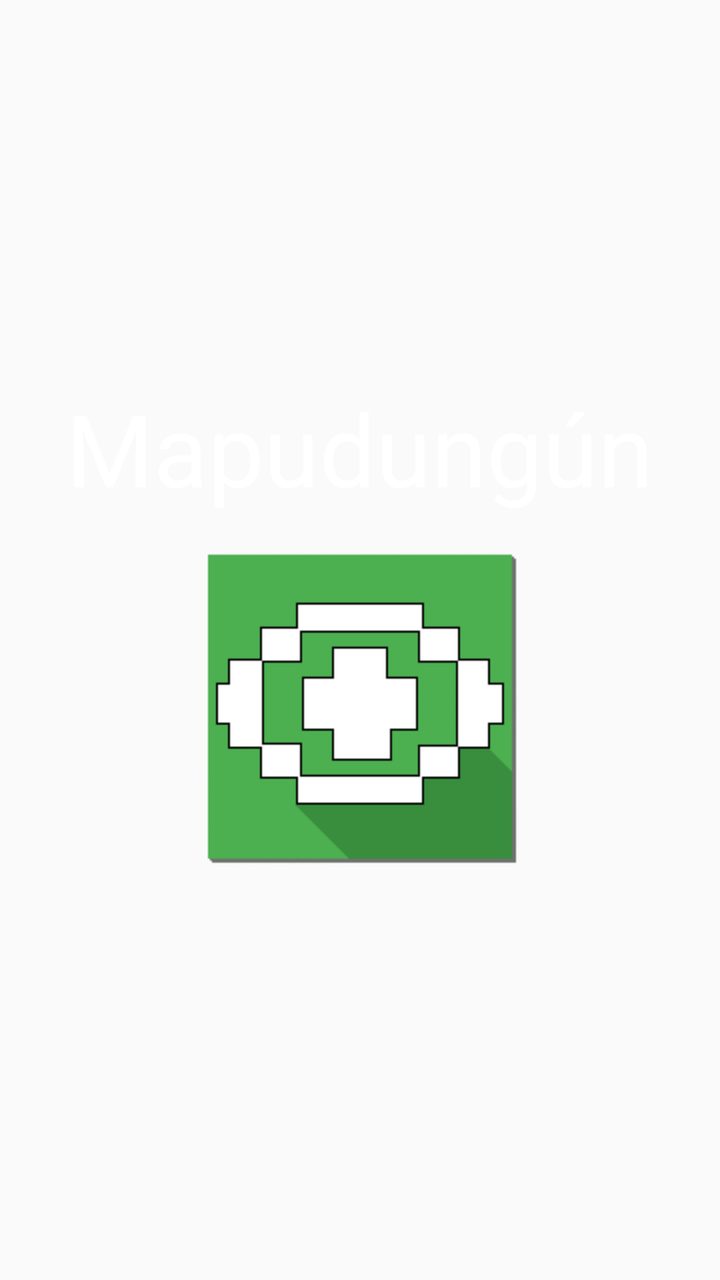
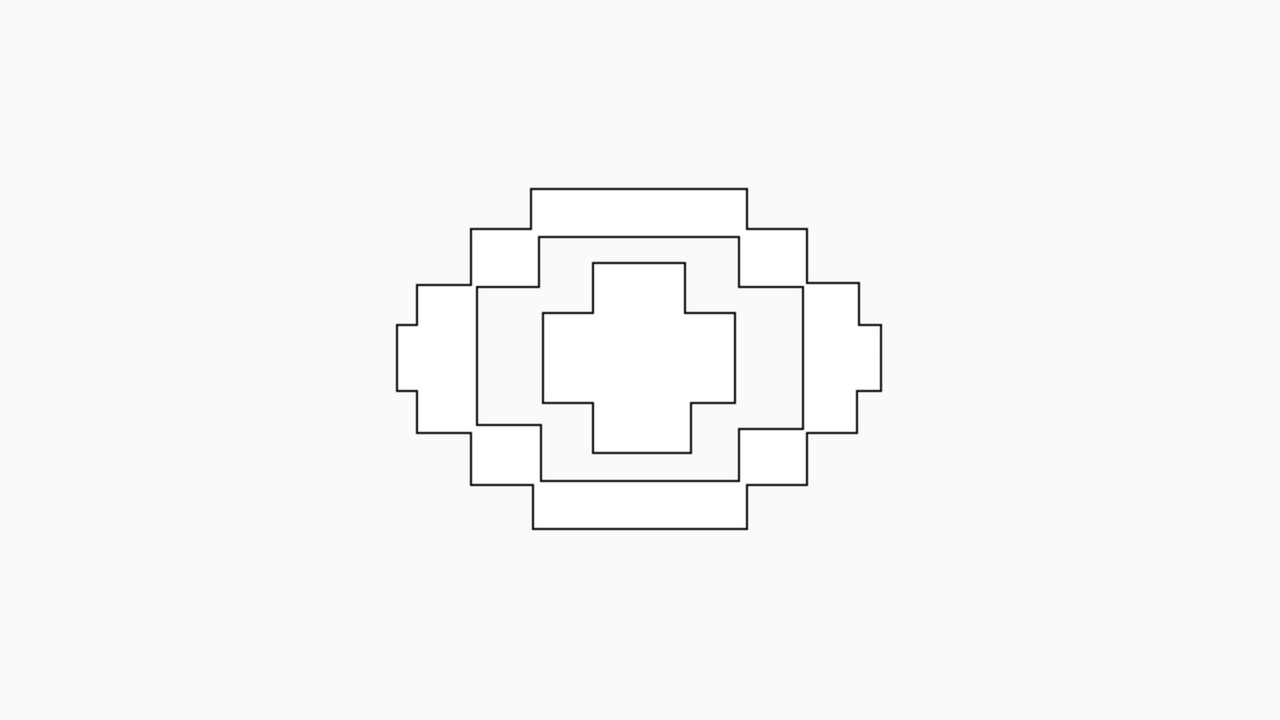

Two renders of one Android screen. The first uses the default layout on a phone; the second uses the alternative layout the repository ships for a different screen configuration, on a matching device. The two XML files are below.
<!-- AndroidManifest.xml: application theme AppTheme -->
<!-- res/layout/activity_splash.xml -->
<?xml version="1.0" encoding="utf-8"?>
<LinearLayout
    xmlns:android="http://schemas.android.com/apk/res/android"
    xmlns:app="http://schemas.android.com/apk/res-auto"
    xmlns:tools="http://schemas.android.com/tools"
    android:layout_width="match_parent"
    android:layout_height="match_parent"
    android:orientation="vertical"
    android:gravity="center_vertical"
    android:background="@color/backgroundSplash"
    tools:context=".SplashActivity">

    <TextView
        android:layout_width="wrap_content"
        android:layout_height="wrap_content"
        android:layout_gravity="center_horizontal"
        android:text="@string/mapudung_splash"
        android:textSize="50sp"
        android:textColor="@color/ColorTextoBoton"/>

    <ImageView
        android:id="@+id/img_splash"
        android:layout_width="wrap_content"
        android:layout_height="wrap_content"
        android:layout_gravity="center"
        android:contentDescription="@string/logo_splash"
        android:src="@mipmap/logo_img_splash" />


</LinearLayout>
<!-- resources referenced by this layout -->
<resources>
  <color name="ColorTextoBoton">#ffffff</color>
  <!-- mipmap logo_img_splash: png bitmap (mipmap, 9284 bytes) -->
  <string name="logo_splash">logoSplash</string>
  <string name="mapudung_splash">Mapudungún</string>
  <style name="AppTheme" parent="Theme.AppCompat.Light.DarkActionBar">
          
          <item name="colorPrimary">@color/colorPrimary</item>
          <item name="colorPrimaryDark">@color/colorPrimaryDark</item>
          <item name="colorAccent">@color/colorAccent</item>
      </style>
  <color name="colorPrimary">#4CAF50</color>
  <color name="colorPrimaryDark">#388E3C</color>
  <color name="colorAccent">#FF5252</color>
</resources>
<!-- res/layout-land/activity_splash.xml (the repository's variant of the layout above) -->
<!-- drawn on the phone turned sideways -->
<?xml version="1.0" encoding="utf-8"?>
<LinearLayout xmlns:android="http://schemas.android.com/apk/res/android"
    xmlns:app="http://schemas.android.com/apk/res-auto"
    xmlns:tools="http://schemas.android.com/tools"
    android:layout_width="match_parent"
    android:layout_height="match_parent"
    android:gravity="center_vertical"
    android:background="@color/backgroundSplash"
    android:orientation="vertical"
    tools:context=".SplashActivity">


    <ImageView
        android:id="@+id/img_splash"
        android:layout_width="wrap_content"
        android:layout_height="wrap_content"
        android:layout_gravity="center"
        android:contentDescription="@string/logo_splash"
        android:src="@drawable/logo_splash" />


</LinearLayout>
<!-- resources referenced by the variant -->
<!-- as the phone turned sideways resolves them -->
<resources>
  <!-- drawable logo_splash: png bitmap (drawable, 2144 bytes) -->
  <string name="logo_splash">logoSplash</string>
  <style name="AppTheme" parent="Theme.AppCompat.Light.DarkActionBar">
          
          <item name="colorPrimary">@color/colorPrimary</item>
          <item name="colorPrimaryDark">@color/colorPrimaryDark</item>
          <item name="colorAccent">@color/colorAccent</item>
      </style>
  <color name="colorPrimary">#4CAF50</color>
  <color name="colorPrimaryDark">#388E3C</color>
  <color name="colorAccent">#FF5252</color>
</resources>
